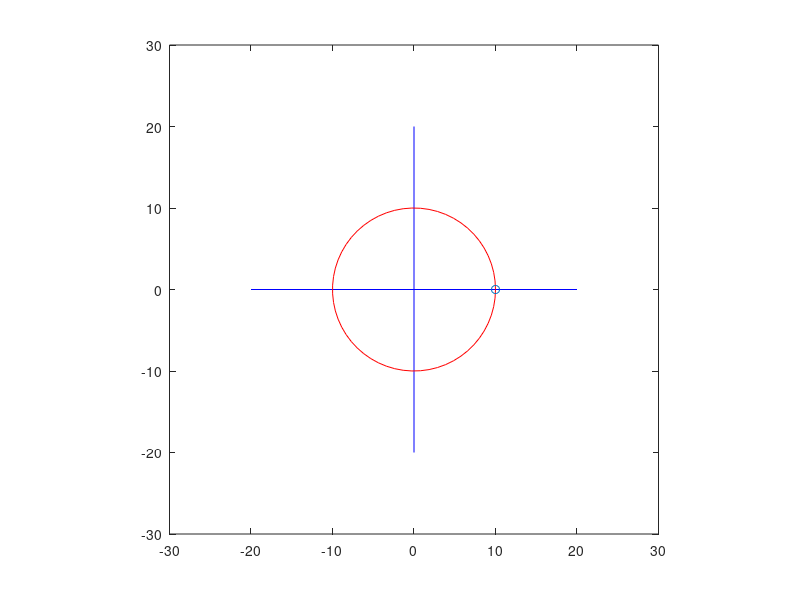
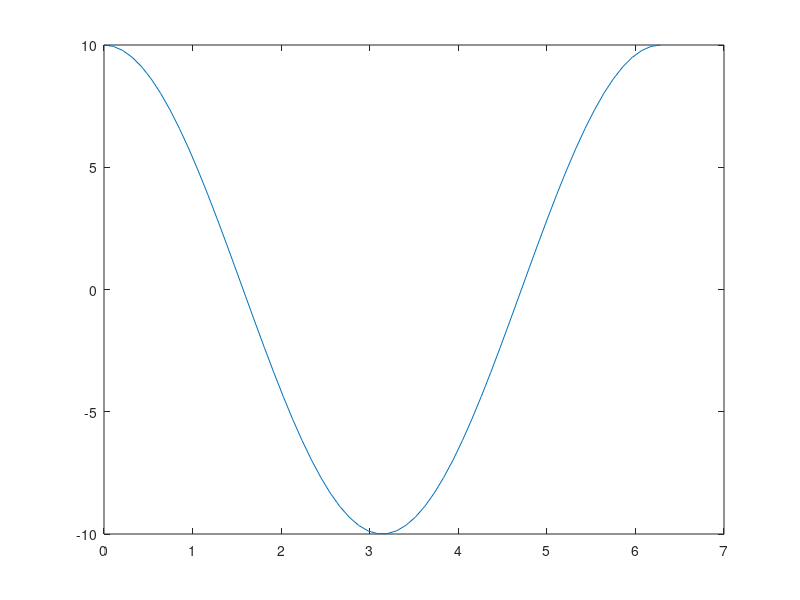
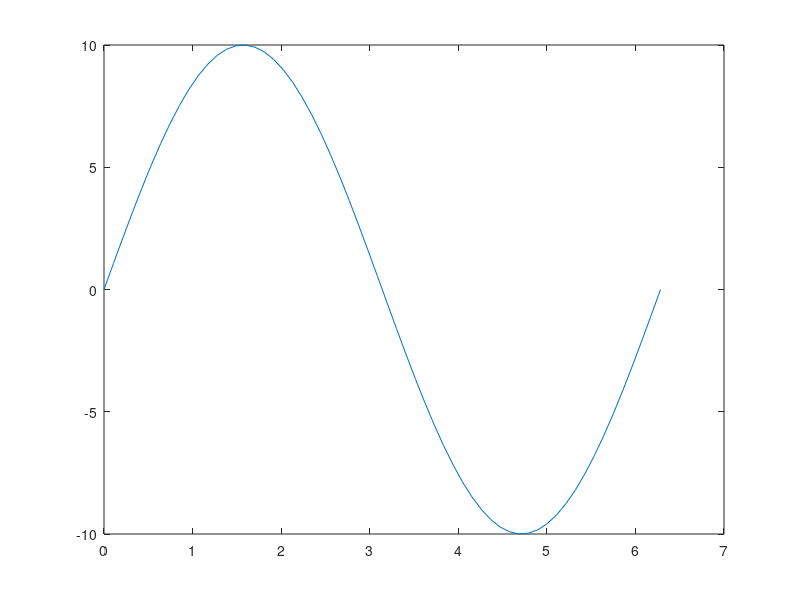

MATLAB code for these plots, in order:
clc; clear all; clf;
steps = 60; thetaArray = linspace(0,2*pi,steps); radius = 10;
%Animation
line1X=[-2*radius 2*radius]; line1Y=[0 0]; line2X=[0 0];  line2Y=[-2*radius 2*radius];
figure(1)
grid on
for index=1:1:steps    
    theta = thetaArray(index); xParticle= radius*cos(theta); yParticle= radius*sin(theta);
    xArray(index) = xParticle; yArray(index) = yParticle;
    plot(line1X,line1Y,'b',line2X,line2Y,'b',...
        xArray, yArray, 'r', xParticle, yParticle, '-o');    
    axis([-3*radius 3*radius -3*radius 3*radius]); axis equal;
    drawnow; 
  %pause(0.01)
end
figure(2)
plot(thetaArray,xArray);
figure(3)
plot(thetaArray,yArray);